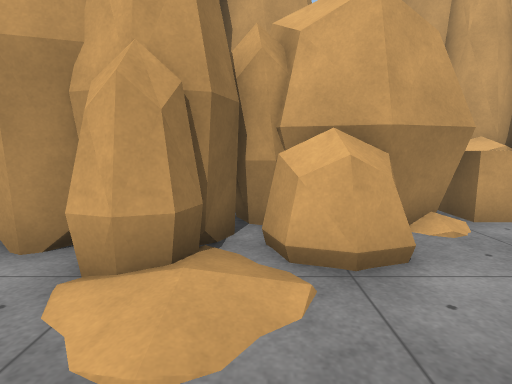
View 1 (above)

24 first-person views from a walk through a Unity game level. The camera is 1.3 m above the floor, tilts 8° down and sees 80° across. The floor is counted in squares, 1 m on a side. Each view is taken from the middle of a square. On the plan, view 1 faces up. The plan holds only what a view shows up to about 14 squares ahead; the rest is blank. The place goes on beyond the plan. The player character is not drawn. Surface patterns are stand-ins for the level's own textures.

View 2
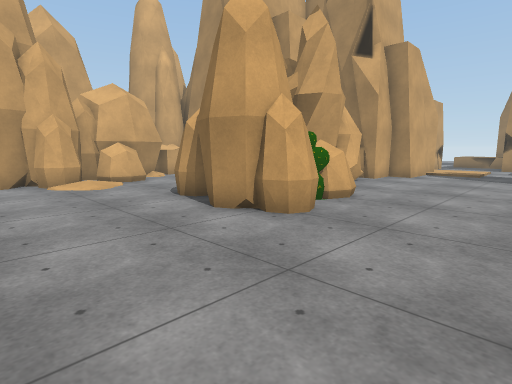

View 3
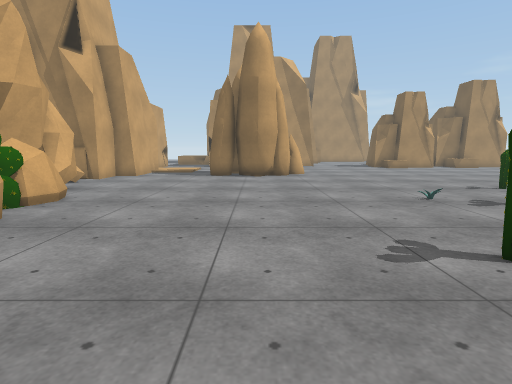

View 4
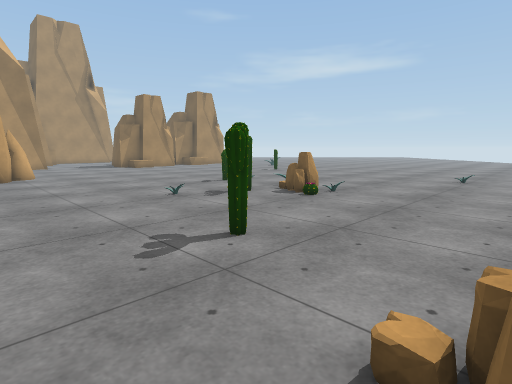

View 5
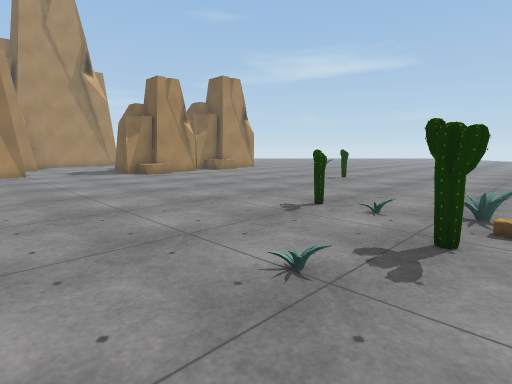

View 6
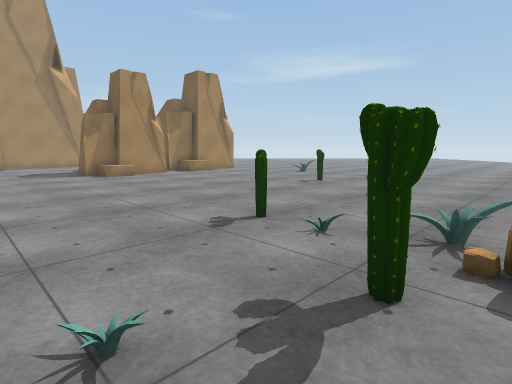

View 7
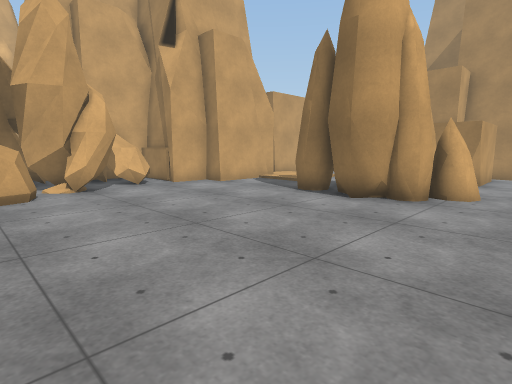

View 8
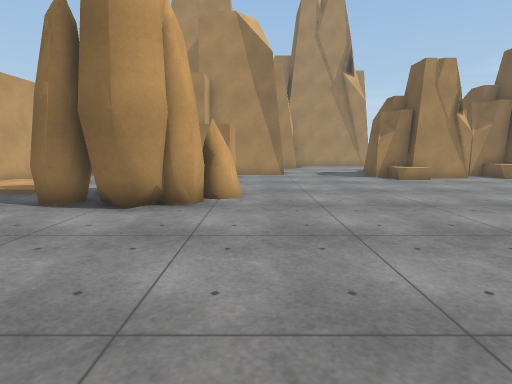

View 9
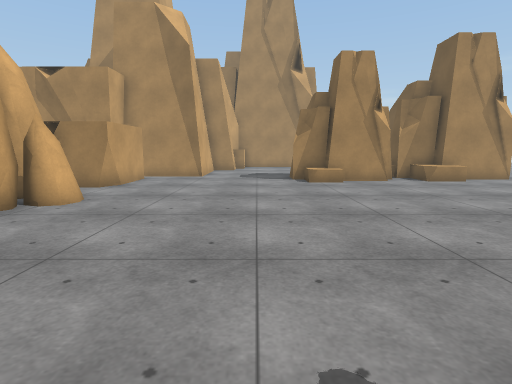

View 10
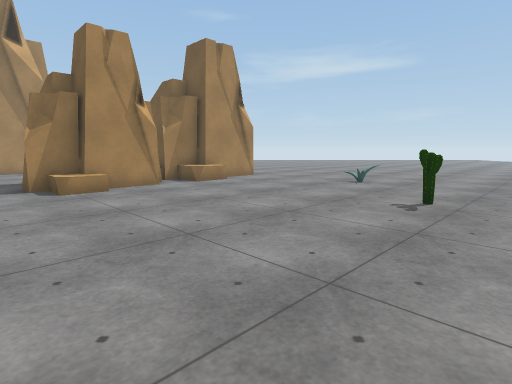

View 11
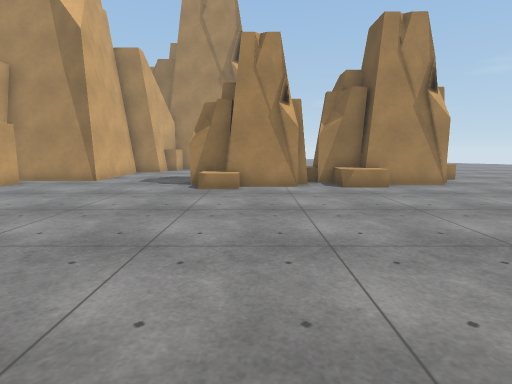

View 12
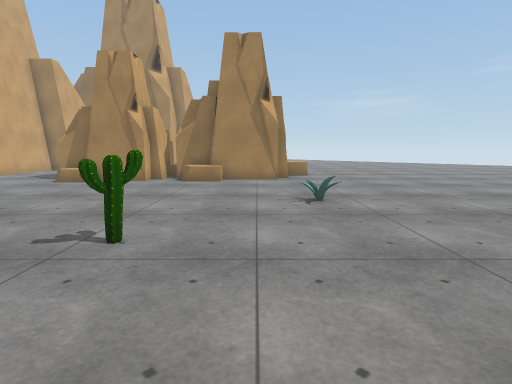

View 13
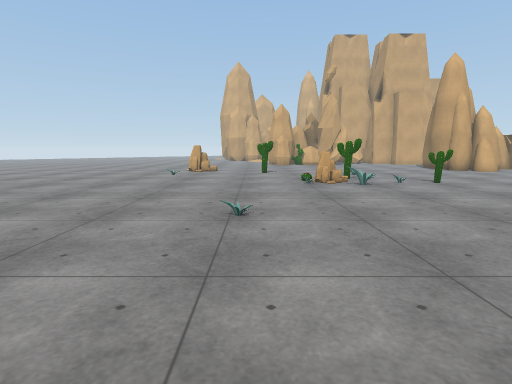

View 14
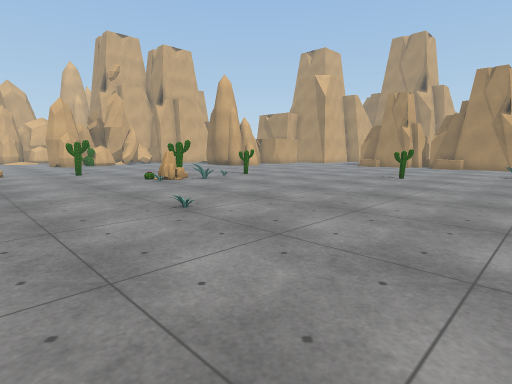

View 15
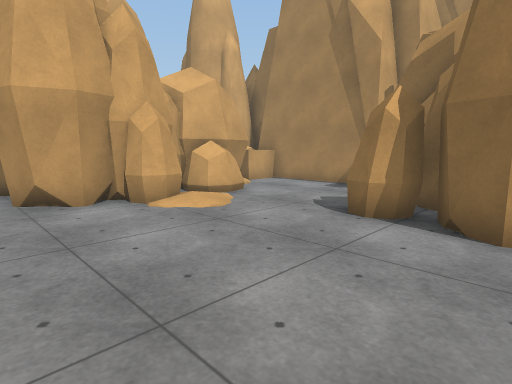

View 16
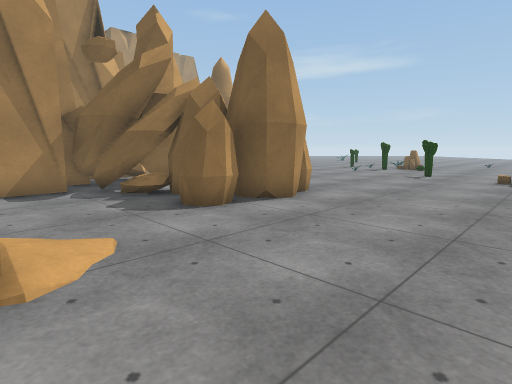

View 17
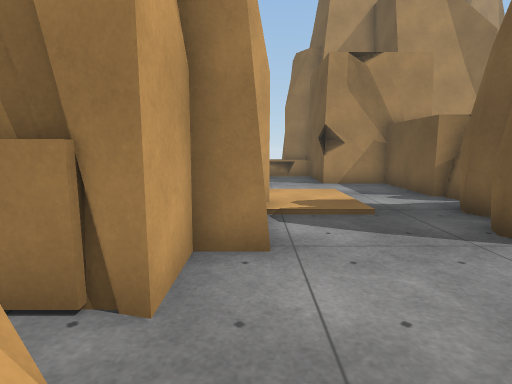

View 18
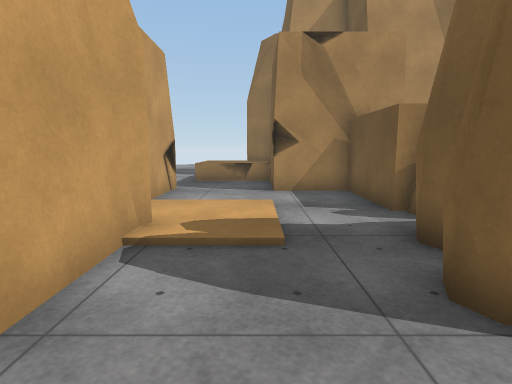

View 19
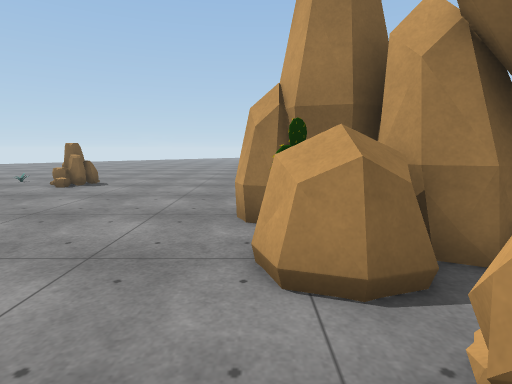

View 20
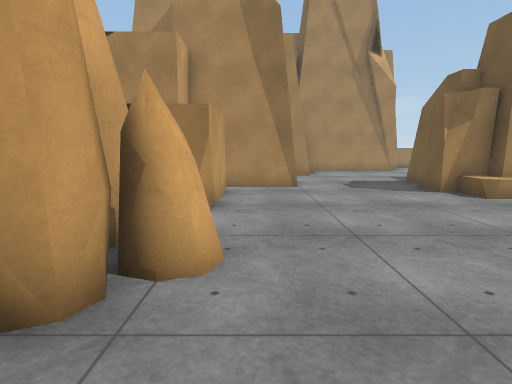

View 21
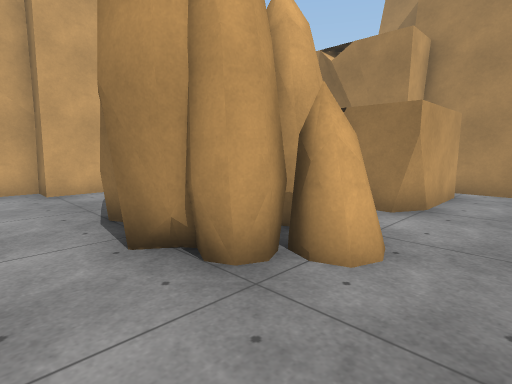

View 22
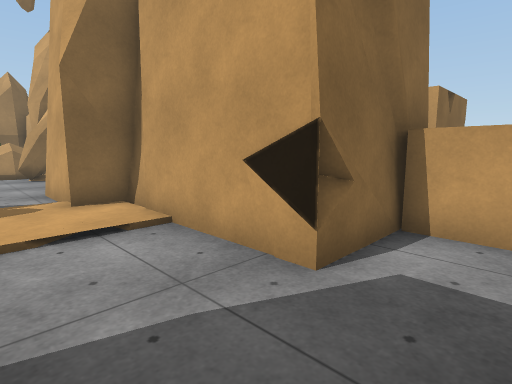

View 23
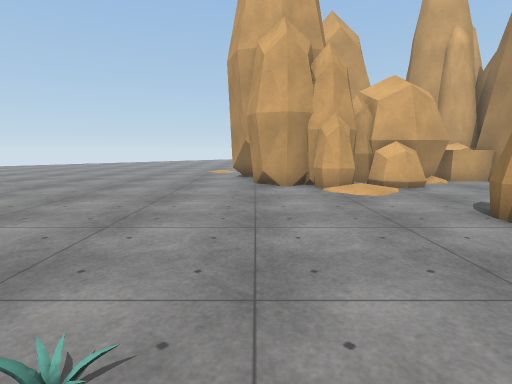

View 24
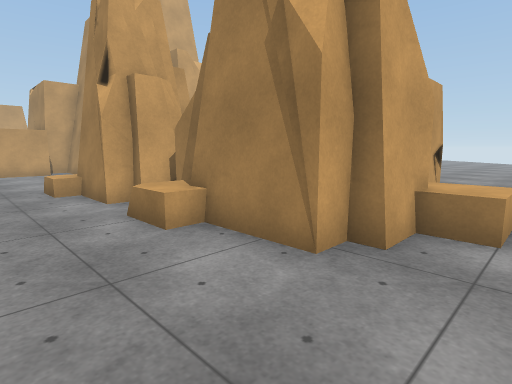

### Floor plan
Key: @ floor where view 1 was taken; # wall or solid block; x gap in a wall; . floor; = window, fence, low wall or low ledge; ^ raised ledge; R rock; C cactus; O other object.
Columns run from 5 left of view 1 to 21 right of it. Each row starts with its distance up from view 1.
  8           ##
  7 ##        ^^
  6 .#   R   ^ ^
  5 .# RRRR##x=#
  4 .##RRRRR...#
  3 ...RR.R....#
  2 ...........#
  1 ...........##
  0 .....@....RR###         #
 -1 ......RRRRRRR ##        #^^
 -2 ......RRRRRRRR##        #..
 -3 .....RRRRRRRRR###  ######..
 -4 .....RRCRR.R....####.......
 -5 ......RRCR.................
 -6 ...........................
 -7 ........................###
 -8 ................RRR.....#
 -9 ................RRRRR####
-10 ...............RR R R
-11 RR..............RRRR#    #
-12 RR...............RR.####.#
-13 ....CC...................#
-14 .........................##
-15 ...........................
-16 ........C..................
-17 ......O.C..................
-18 ......RR...C...............
-19 .......OO..............RRRR
-20 ......................ORRRR
-21 .......................RRRR
-22 .......................RRR
-23 ........................RR
-24 .......................R
-25 ..............C.......RRRRR
-26 .......................RRR
-27 .......................RR
-28 .......................RRRR
-29  ................O.......RR
-30 . .....  ..  ..............

Positions as (right, up) in squares from view 1, and headings:
1: (0, 0), facing up
2: (-4, -9), facing up-right
3: (-4, -10), facing right
4: (-4, -10), facing down-right
5: (2, -12), facing down-right
6: (2, -14), facing down-right
7: (3, -14), facing up-right
8: (4, -13), facing right
9: (5, -17), facing right
10: (7, -17), facing down-right
11: (7, -21), facing right
12: (5, -27), facing right
13: (-1, -30), facing up
14: (-5, -30), facing up-right
15: (-5, -4), facing up-right
16: (-5, 3), facing down-right
17: (7, -4), facing right
18: (9, -6), facing right
19: (7, -5), facing left
20: (9, -13), facing right
21: (9, -14), facing up-right
22: (21, -6), facing up-left
23: (-4, -7), facing up
24: (15, -30), facing up-right
